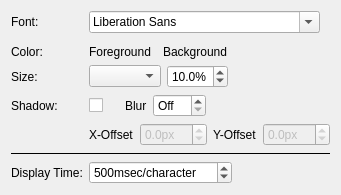
         <widget class="QWidget" name="widget_2">
          <attribute name="title">
           <string>Display</string>
          </attribute>
          <layout class="QHBoxLayout" name="horizontalLayout_7">
           <item>
            <layout class="QFormLayout" name="formLayout_3">
             <property name="fieldGrowthPolicy">
              <enum>QFormLayout::FieldsStayAtSizeHint</enum>
             </property>
             <item row="0" column="0">
              <widget class="QLabel" name="label_2">
               <property name="text">
                <string>Font:</string>
               </property>
              </widget>
             </item>
             <item row="0" column="1">
              <widget class="QFontComboBox" name="sub_font_family"/>
             </item>
             <item row="1" column="1">
              <widget class="FontOptionWidget" name="sub_font_option" native="true"/>
             </item>
             <item row="2" column="0">
              <widget class="QLabel" name="label_3">
               <property name="text">
                <string>Color:</string>
               </property>
              </widget>
             </item>
             <item row="2" column="1">
              <layout class="QHBoxLayout" name="horizontalLayout_14">
               <item>
                <widget class="QLabel" name="label_38">
                 <property name="text">
                  <string>Foreground</string>
                 </property>
                </widget>
               </item>
               <item>
                <widget class="ColorSelectWidget" name="sub_color_fg" native="true"/>
               </item>
               <item>
                <widget class="QLabel" name="label_39">
                 <property name="text">
                  <string>Background</string>
                 </property>
                </widget>
               </item>
               <item>
                <widget class="ColorSelectWidget" name="sub_color_bg" native="true"/>
               </item>
              </layout>
             </item>
             <item row="3" column="0">
              <widget class="QLabel" name="label_21">
               <property name="text">
                <string>Size:</string>
               </property>
              </widget>
             </item>
             <item row="3" column="1">
              <layout class="QHBoxLayout" name="horizontalLayout_17">
               <item>
                <widget class="OsdAutoSizeComboBox" name="sub_auto_size">
                 <property name="sizeAdjustPolicy">
                  <enum>QComboBox::AdjustToContents</enum>
                 </property>
                </widget>
               </item>
               <item>
                <widget class="QDoubleSpinBox" name="sub_size_scale">
                 <property name="accelerated">
                  <bool>true</bool>
                 </property>
                 <property name="suffix">
                  <string notr="true">%</string>
                 </property>
                 <property name="decimals">
                  <number>1</number>
                 </property>
                 <property name="maximum">
                  <double>99.000000000000000</double>
                 </property>
                 <property name="singleStep">
                  <double>0.500000000000000</double>
                 </property>
                 <property name="value">
                  <double>10.000000000000000</double>
                 </property>
                </widget>
               </item>
              </layout>
             </item>
             <item row="4" column="0">
              <widget class="QLabel" name="label_6">
               <property name="text">
                <string>Shadow:</string>
               </property>
              </widget>
             </item>
             <item row="5" column="1">
              <layout class="QHBoxLayout" name="horizontalLayout_10">
               <item>
                <widget class="QLabel" name="label_8">
                 <property name="text">
                  <string>X-Offset</string>
                 </property>
                </widget>
               </item>
               <item>
                <widget class="QDoubleSpinBox" name="sub_shadow_offset_x">
                 <property name="enabled">
                  <bool>false</bool>
                 </property>
                 <property name="suffix">
                  <string notr="true">px</string>
                 </property>
                 <property name="decimals">
                  <number>1</number>
                 </property>
                 <property name="minimum">
                  <double>-99.900000000000006</double>
                 </property>
                 <property name="maximum">
                  <double>99.900000000000006</double>
                 </property>
                 <property name="singleStep">
                  <double>0.500000000000000</double>
                 </property>
                </widget>
               </item>
               <item>
                <widget class="QLabel" name="label_15">
                 <property name="text">
                  <string>Y-Offset</string>
                 </property>
                </widget>
               </item>
               <item>
                <widget class="QDoubleSpinBox" name="sub_shadow_offset_y">
                 <property name="enabled">
                  <bool>false</bool>
                 </property>
                 <property name="suffix">
                  <string notr="true">px</string>
                 </property>
                 <property name="decimals">
                  <number>1</number>
                 </property>
                 <property name="minimum">
                  <double>-99.900000000000006</double>
                 </property>
                 <property name="maximum">
                  <double>99.900000000000006</double>
                 </property>
                 <property name="singleStep">
                  <double>0.500000000000000</double>
                 </property>
                </widget>
               </item>
              </layout>
             </item>
             <item row="6" column="0" colspan="2">
              <widget class="Line" name="line_10">
               <property name="frameShadow">
                <enum>QFrame::Plain</enum>
               </property>
               <property name="orientation">
                <enum>Qt::Horizontal</enum>
               </property>
              </widget>
             </item>
             <item row="8" column="0">
              <widget class="QLabel" name="aLabel_6">
               <property name="text">
                <string>Display Time:</string>
               </property>
              </widget>
             </item>
             <item row="8" column="1">
              <widget class="QSpinBox" name="ms_per_char">
               <property name="toolTip">
                <string>When display time is not specifid in subtitle, caculate interval wih this value.</string>
               </property>
               <property name="accelerated">
                <bool>true</bool>
               </property>
               <property name="suffix">
                <string>msec/character</string>
               </property>
               <property name="minimum">
                <number>1</number>
               </property>
               <property name="maximum">
                <number>99999</number>
               </property>
               <property name="singleStep">
                <number>100</number>
               </property>
               <property name="value">
                <number>500</number>
               </property>
              </widget>
             </item>
             <item row="4" column="1">
              <layout class="QHBoxLayout" name="horizontalLayout_16">
               <item>
                <widget class="QCheckBox" name="sub_has_shadow">
                 <property name="text">
                  <string/>
                 </property>
                </widget>
               </item>
               <item>
                <widget class="ColorSelectWidget" name="sub_shadow_color" native="true">
                 <property name="enabled">
                  <bool>false</bool>
                 </property>
                 <property name="minimumSize">
                  <size>
                   <width>10</width>
                   <height>10</height>
                  </size>
                 </property>
                </widget>
               </item>
               <item>
                <widget class="QLabel" name="label_24">
                 <property name="text">
                  <string>Blur</string>
                 </property>
                </widget>
               </item>
               <item>
                <widget class="QSpinBox" name="sub_shadow_blur">
                 <property name="specialValueText">
                  <string>Off</string>
                 </property>
                 <property name="suffix">
                  <string notr="true">px</string>
                 </property>
                </widget>
               </item>
              </layout>
             </item>
            </layout>
           </item>
          </layout>
         </widget>
